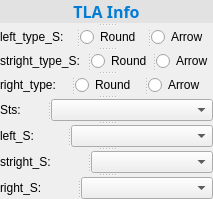
       <widget class="QSplitter" name="splitter_187">
        <property name="orientation">
         <enum>Qt::Vertical</enum>
        </property>
        <widget class="QLabel" name="label_178">
         <property name="font">
          <font>
           <family>Microsoft YaHei</family>
           <pointsize>12</pointsize>
          </font>
         </property>
         <property name="styleSheet">
          <string notr="true">color:rgb(3, 124, 213);
background-color: rgb(226, 226, 227);</string>
         </property>
         <property name="frameShape">
          <enum>QFrame::Box</enum>
         </property>
         <property name="frameShadow">
          <enum>QFrame::Plain</enum>
         </property>
         <property name="lineWidth">
          <number>0</number>
         </property>
         <property name="text">
          <string>&lt;html&gt;&lt;head/&gt;&lt;body&gt;&lt;p&gt;&lt;span style=&quot; font-weight:600;&quot;&gt;TLA Info&lt;/span&gt;&lt;/p&gt;&lt;/body&gt;&lt;/html&gt;</string>
         </property>
         <property name="alignment">
          <set>Qt::AlignCenter</set>
         </property>
        </widget>
        <widget class="QSplitter" name="splitter_188">
         <property name="styleSheet">
          <string notr="true">font: 9pt &quot;Microsoft YaHei&quot;;</string>
         </property>
         <property name="orientation">
          <enum>Qt::Horizontal</enum>
         </property>
         <widget class="QLabel" name="label_179">
          <property name="styleSheet">
           <string notr="true">font: 9pt &quot;Microsoft YaHei&quot;;</string>
          </property>
          <property name="text">
           <string>left_type_S:  </string>
          </property>
         </widget>
         <widget class="QRadioButton" name="radioButton_56">
          <property name="sizePolicy">
           <sizepolicy hsizetype="Preferred" vsizetype="Preferred">
            <horstretch>0</horstretch>
            <verstretch>0</verstretch>
           </sizepolicy>
          </property>
          <property name="styleSheet">
           <string notr="true">font: 9pt &quot;Microsoft YaHei&quot;;</string>
          </property>
          <property name="text">
           <string>Round</string>
          </property>
         </widget>
         <widget class="QRadioButton" name="radioButton_64">
          <property name="sizePolicy">
           <sizepolicy hsizetype="Preferred" vsizetype="Preferred">
            <horstretch>0</horstretch>
            <verstretch>0</verstretch>
           </sizepolicy>
          </property>
          <property name="styleSheet">
           <string notr="true">font: 9pt &quot;Microsoft YaHei&quot;;</string>
          </property>
          <property name="text">
           <string>Arrow</string>
          </property>
         </widget>
        </widget>
        <widget class="QSplitter" name="splitter_189">
         <property name="styleSheet">
          <string notr="true">font: 9pt &quot;Microsoft YaHei&quot;;</string>
         </property>
         <property name="orientation">
          <enum>Qt::Horizontal</enum>
         </property>
         <widget class="QLabel" name="label_180">
          <property name="styleSheet">
           <string notr="true">font: 9pt &quot;Microsoft YaHei&quot;;</string>
          </property>
          <property name="text">
           <string>stright_type_S:  </string>
          </property>
         </widget>
         <widget class="QRadioButton" name="radioButton_159">
          <property name="sizePolicy">
           <sizepolicy hsizetype="Preferred" vsizetype="Preferred">
            <horstretch>0</horstretch>
            <verstretch>0</verstretch>
           </sizepolicy>
          </property>
          <property name="styleSheet">
           <string notr="true">font: 9pt &quot;Microsoft YaHei&quot;;</string>
          </property>
          <property name="text">
           <string>Round</string>
          </property>
         </widget>
         <widget class="QRadioButton" name="radioButton_160">
          <property name="sizePolicy">
           <sizepolicy hsizetype="Preferred" vsizetype="Preferred">
            <horstretch>0</horstretch>
            <verstretch>0</verstretch>
           </sizepolicy>
          </property>
          <property name="styleSheet">
           <string notr="true">font: 9pt &quot;Microsoft YaHei&quot;;</string>
          </property>
          <property name="text">
           <string>Arrow</string>
          </property>
         </widget>
        </widget>
        <widget class="QSplitter" name="splitter_190">
         <property name="styleSheet">
          <string notr="true">font: 9pt &quot;Microsoft YaHei&quot;;</string>
         </property>
         <property name="orientation">
          <enum>Qt::Horizontal</enum>
         </property>
         <widget class="QLabel" name="label_181">
          <property name="styleSheet">
           <string notr="true">font: 9pt &quot;Microsoft YaHei&quot;;</string>
          </property>
          <property name="text">
           <string>right_type:  </string>
          </property>
         </widget>
         <widget class="QRadioButton" name="radioButton_161">
          <property name="sizePolicy">
           <sizepolicy hsizetype="Preferred" vsizetype="Preferred">
            <horstretch>0</horstretch>
            <verstretch>0</verstretch>
           </sizepolicy>
          </property>
          <property name="styleSheet">
           <string notr="true">font: 9pt &quot;Microsoft YaHei&quot;;</string>
          </property>
          <property name="text">
           <string>Round</string>
          </property>
         </widget>
         <widget class="QRadioButton" name="radioButton_162">
          <property name="sizePolicy">
           <sizepolicy hsizetype="Preferred" vsizetype="Preferred">
            <horstretch>0</horstretch>
            <verstretch>0</verstretch>
           </sizepolicy>
          </property>
          <property name="styleSheet">
           <string notr="true">font: 9pt &quot;Microsoft YaHei&quot;;</string>
          </property>
          <property name="text">
           <string>Arrow</string>
          </property>
         </widget>
        </widget>
        <widget class="QSplitter" name="splitter_191">
         <property name="styleSheet">
          <string notr="true">font: 9pt &quot;Microsoft YaHei&quot;;</string>
         </property>
         <property name="orientation">
          <enum>Qt::Horizontal</enum>
         </property>
         <widget class="QLabel" name="label_182">
          <property name="styleSheet">
           <string notr="true">font: 9pt &quot;Microsoft YaHei&quot;;</string>
          </property>
          <property name="text">
           <string>Sts:</string>
          </property>
         </widget>
         <widget class="QComboBox" name="comboBox_TLA_Info_Sts_">
          <property name="sizePolicy">
           <sizepolicy hsizetype="Preferred" vsizetype="Fixed">
            <horstretch>0</horstretch>
            <verstretch>0</verstretch>
           </sizepolicy>
          </property>
          <property name="styleSheet">
           <string notr="true">font: 9pt &quot;Microsoft YaHei&quot;;</string>
          </property>
         </widget>
        </widget>
        <widget class="QSplitter" name="splitter_192">
         <property name="styleSheet">
          <string notr="true">font: 9pt &quot;Microsoft YaHei&quot;;</string>
         </property>
         <property name="orientation">
          <enum>Qt::Horizontal</enum>
         </property>
         <widget class="QLabel" name="label_183">
          <property name="styleSheet">
           <string notr="true">font: 9pt &quot;Microsoft YaHei&quot;;</string>
          </property>
          <property name="text">
           <string>left_S:</string>
          </property>
         </widget>
         <widget class="QComboBox" name="comboBox_TLA_Info_Left_S_">
          <property name="sizePolicy">
           <sizepolicy hsizetype="Preferred" vsizetype="Fixed">
            <horstretch>0</horstretch>
            <verstretch>0</verstretch>
           </sizepolicy>
          </property>
          <property name="styleSheet">
           <string notr="true">font: 9pt &quot;Microsoft YaHei&quot;;</string>
          </property>
         </widget>
        </widget>
        <widget class="QSplitter" name="splitter_193">
         <property name="styleSheet">
          <string notr="true">font: 9pt &quot;Microsoft YaHei&quot;;</string>
         </property>
         <property name="orientation">
          <enum>Qt::Horizontal</enum>
         </property>
         <widget class="QLabel" name="label_184">
          <property name="styleSheet">
           <string notr="true">font: 9pt &quot;Microsoft YaHei&quot;;</string>
          </property>
          <property name="text">
           <string>stright_S:</string>
          </property>
         </widget>
         <widget class="QComboBox" name="comboBox_TLA_Info_stright_S_">
          <property name="sizePolicy">
           <sizepolicy hsizetype="Preferred" vsizetype="Fixed">
            <horstretch>0</horstretch>
            <verstretch>0</verstretch>
           </sizepolicy>
          </property>
          <property name="styleSheet">
           <string notr="true">font: 9pt &quot;Microsoft YaHei&quot;;</string>
          </property>
         </widget>
        </widget>
        <widget class="QSplitter" name="splitter_194">
         <property name="styleSheet">
          <string notr="true">font: 9pt &quot;Microsoft YaHei&quot;;</string>
         </property>
         <property name="orientation">
          <enum>Qt::Horizontal</enum>
         </property>
         <widget class="QLabel" name="label_185">
          <property name="styleSheet">
           <string notr="true">font: 9pt &quot;Microsoft YaHei&quot;;</string>
          </property>
          <property name="text">
           <string>right_S:</string>
          </property>
         </widget>
         <widget class="QComboBox" name="comboBox_TLA_Info_right_S_">
          <property name="sizePolicy">
           <sizepolicy hsizetype="Preferred" vsizetype="Fixed">
            <horstretch>0</horstretch>
            <verstretch>0</verstretch>
           </sizepolicy>
          </property>
          <property name="styleSheet">
           <string notr="true">font: 9pt &quot;Microsoft YaHei&quot;;</string>
          </property>
         </widget>
        </widget>
       </widget>
